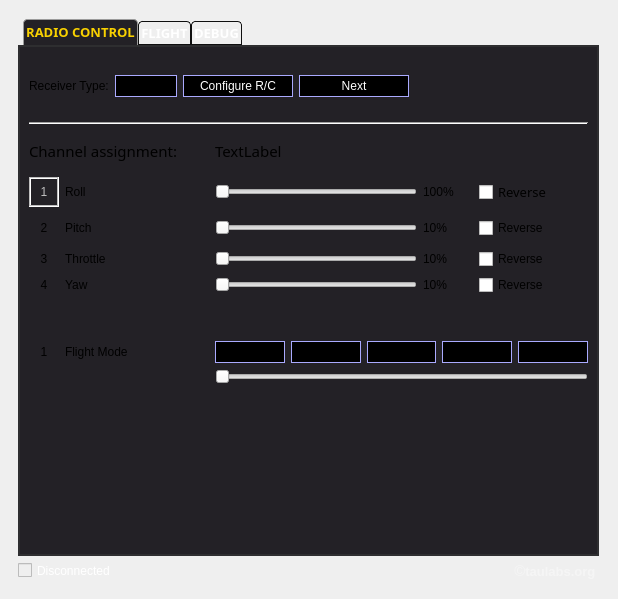
<?xml version="1.0" encoding="UTF-8"?>
<ui version="4.0">
 <class>MainWidget</class>
 <widget class="QWidget" name="MainWidget">
  <property name="enabled">
   <bool>true</bool>
  </property>
  <property name="geometry">
   <rect>
    <x>0</x>
    <y>0</y>
    <width>618</width>
    <height>599</height>
   </rect>
  </property>
  <property name="windowTitle">
   <string>Form</string>
  </property>
  <layout class="QVBoxLayout" name="verticalLayout">
   <property name="leftMargin">
    <number>18</number>
   </property>
   <property name="topMargin">
    <number>19</number>
   </property>
   <property name="rightMargin">
    <number>19</number>
   </property>
   <property name="bottomMargin">
    <number>19</number>
   </property>
   <item>
    <widget class="QTabWidget" name="tabWidget">
     <property name="enabled">
      <bool>true</bool>
     </property>
     <property name="font">
      <font>
       <family>Mukti Narrow</family>
       <pointsize>10</pointsize>
       <weight>75</weight>
       <italic>false</italic>
       <bold>true</bold>
       <kerning>true</kerning>
      </font>
     </property>
     <property name="styleSheet">
      <string notr="true">QTabWidget::pane { /* The tab widget frame */
    border: 2px solid #2e2e30;
	background: #232126;
 }

 QTabWidget::tab-bar {
     left: 5px; /* move to the right by 5px */
     alignment: center;

 }

 /* Style the tab using the tab sub-control. Note that
     it reads QTabBar _not_ QTabWidget */
 QTabBar::tab {
     border: 1px solid #2e2e30;
     border-bottom-color: #232126; /* same as the pane color */
     border-top-left-radius: 4px;
     border-top-right-radius: 4px;
     min-width: 8ex;
	padding:2px;
 }

QTabBar::tab:hover {
	color: #f9d100;
 }

 QTabBar::tab:selected {
	color: #f9d100;
     background: #232126;
     border-color: #9B9B9B;
     border-bottom-color: #232126; /* same as pane color */

 }
QTabBar::tab:!selected:!hover {
color: rgb(255, 255, 255);     
}

 QTabBar::tab:!selected {

    background: transparent;
     border-color: #0f0f0f;
     border-bottom-color: #0f0f0f; /* same as pane color */
     margin-top: 2px; /* make non-selected tabs look smaller */
 }
QLabel[white = true]
{
color: rgb(255, 255, 255);
font: 11pt &quot;Mukti Narrow&quot;;
}
QLabel[yellow = true]
{
color: #f9d100;
font: 11pt &quot;Mukti Narrow&quot;;
}
QLabel[isChannelNumber = true]
{
border-style: solid;
border-width: 1px;
	border-color: rgb(203, 203, 203);
	font: 12pt &quot;Mukti Narrow&quot;;
	width:30px;
	height:30px;
}
QLabel::disabled[isChannelNumber = true]
{
	border-color: rgb(59, 59, 62);
	background-color: rgb(59, 59, 62);
	color: #2d2d2f;
}
QLabel::!disabled[isChannelNumber = true][active = true]
{
	background-color: #0f0f0f;
	color: rgb(249, 209, 0);
}
QLabel::!disabled[isChannelNumber = true][active = false]
{
	color: #232126;
	background-color: rgb(71, 174, 101);
}


QLabel[isChannelLabel = true]
{
	font: 11pt &quot;Mukti Narrow&quot;;
	margin-left:10px;
	margin-top:10px;
	margin-bottom:10px;
}
QLabel::disabled[isChannelLabel = true]
{
	color: #2d2d2f;
}
QLabel::!disabled[isChannelLabel = true][active = true]
{
	color: rgb(249, 209, 0);
}
QLabel::!disabled[isChannelLabel = true][active = false]
{
	color: rgb(71, 174, 101);
}

QLabel[isChannelPercentage = true]
{
	font: 11pt &quot;Mukti Narrow&quot;;
	margin-left:3px;
}
QLabel::disabled[isChannelPercentage = true]
{
	color: #2d2d2f;
}
QLabel::!disabled[isChannelPercentage = true][active = true]
{
	color: rgb(249, 209, 0);
}
QLabel::!disabled[isChannelPercentage = true][active = false]
{
	color: rgb(71, 174, 101);
}

QCheckBox[isReversedCheckbox = true] {
     spacing: 5px;
	font: 10pt &quot;Mukti Narrow&quot;;

 }
 QCheckBox::indicator[isReversedCheckbox = true] {
     width: 18px;
     height: 18px;
 }
 QCheckBox::indicator:unchecked[active = true][isReversedCheckbox = true] {
     image: url(:/images/resources/checkboxactiveunchecked.png);
 }
 QCheckBox::indicator:checked[active = true][isReversedCheckbox = true] {
     image: url(:/images/resources/checkboxactivechecked.png);
 }
QCheckBox::indicator:unchecked[active = false][isReversedCheckbox = true] {
     image: url(:/images/resources/checkboxinactiveunchecked.png);
 }
 QCheckBox::indicator:checked[active = false][isReversedCheckbox = true] {
     image: url(:/images/resources/checkboxinactivechecked.png);
 }
 QCheckBox[active = true][isReversedCheckbox = true] {
	color: rgb(250, 209, 0);
 }
QCheckBox[active = false][isReversedCheckbox = true] {
	color:rgb(69, 173, 99);
 }
QCheckBox[disabled=true][isReversedCheckbox = true] {
	color:#2d2d2f;
}
QCheckBox::indicator:unchecked[disabled=true][isReversedCheckbox = true] {
     image: url(:/images/resources/checkboxdisabledunchecked.png);
 }
QCheckBox::indicator:checked[disabled=true][isReversedCheckbox = true] {
     image: url(:/images/resources/checkboxdisabledchecked.png);
 }


QSlider::handle[disabled=false][active = true]
 {
	image: url(:/images/resources/sliderball3.png);
}
QSlider::handle[disabled=false][active = false]
 {
	image: url(:/images/resources/sliderballgreen.png);
}
QSlider::groove[disabled=false]
{

    border-radius: 4px;
	background: url(:/images/resources/groove.png)  center center repeat-x;
}
QSlider::groove[disabled=true]
{
    border-radius: 4px;
	background: url(:/images/resources/groovedisabled.png)  center center repeat-x;
}

QComboBox
{
	font: 10pt &quot;Mukti Narrow&quot;;
	height:20px;
	border-style: solid;
	border-width: 1px;
}

QComboBox::enabled {
	background-color: rgb(0, 0, 0);
	border-color: rgb(170, 170, 255);
	color: rgb(255, 255, 255);
}
QComboBox::disabled
{
	border-color: rgb(59, 59, 62);
	background-color: rgb(59, 59, 62);
	color: #2d2d2f;
}
QComboBox::drop-down
{
	border-style:none;
}
QComboBox::down-arrow {
	image: url(:/images/resources/down_arrow.png);	
	height:10px;
	width:10px;
 }

QComboBox::enabled[isActive = true]
{
	border-style: solid;
	border-width: 3px;
	border-color: #fad100;
}
</string>
     </property>
     <property name="currentIndex">
      <number>0</number>
     </property>
     <widget class="QWidget" name="tab">
      <attribute name="title">
       <string>RADIO CONTROL</string>
      </attribute>
      <layout class="QVBoxLayout" name="verticalLayout_2">
       <item>
        <layout class="QHBoxLayout" name="horizontalLayout">
         <property name="spacing">
          <number>6</number>
         </property>
         <item>
          <widget class="QLabel" name="label_8">
           <property name="sizePolicy">
            <sizepolicy hsizetype="Preferred" vsizetype="Minimum">
             <horstretch>0</horstretch>
             <verstretch>0</verstretch>
            </sizepolicy>
           </property>
           <property name="minimumSize">
            <size>
             <width>0</width>
             <height>60</height>
            </size>
           </property>
           <property name="text">
            <string>Receiver Type:</string>
           </property>
           <property name="white" stdset="0">
            <bool>true</bool>
           </property>
          </widget>
         </item>
         <item>
          <widget class="QComboBox" name="receiverType">
           <property name="enabled">
            <bool>true</bool>
           </property>
           <property name="styleSheet">
            <string notr="true"/>
           </property>
           <property name="disabled" stdset="0">
            <bool>false</bool>
           </property>
          </widget>
         </item>
         <item>
          <widget class="QPushButton" name="configureStart">
           <property name="enabled">
            <bool>true</bool>
           </property>
           <property name="minimumSize">
            <size>
             <width>110</width>
             <height>0</height>
            </size>
           </property>
           <property name="styleSheet">
            <string notr="true">QPushButton
{
height:20px;
border-style: solid;
border-width: 1px;
color: rgb(255, 255, 255);
font: 10pt &quot;Mukti Narrow&quot;;
padding-left:15px;
padding-right:15px;
}
QPushButton::!pressed {
background-color: rgb(0, 0, 0);
border-color: rgb(170, 170, 255);
}
QPushButton::pressed {
background-color:#444448;
border-color: #fad100;
}
QPushButton::disabled
{
	border-color: rgb(59, 59, 62);
	background-color: rgb(59, 59, 62);
	color: #2d2d2f;
}</string>
           </property>
           <property name="text">
            <string>Configure R/C</string>
           </property>
          </widget>
         </item>
         <item>
          <widget class="QPushButton" name="configureNext">
           <property name="enabled">
            <bool>true</bool>
           </property>
           <property name="minimumSize">
            <size>
             <width>110</width>
             <height>0</height>
            </size>
           </property>
           <property name="styleSheet">
            <string notr="true">QPushButton
{
height:20px;
border-style: solid;
border-width: 1px;
color: rgb(255, 255, 255);
font: 10pt &quot;Mukti Narrow&quot;;
padding-left:15px;
padding-right:15px;
}
QPushButton::!pressed {
background-color: rgb(0, 0, 0);
border-color: rgb(170, 170, 255);
}
QPushButton::pressed {
background-color:#444448;
border-color: #fad100;
}
QPushButton::disabled
{
	border-color: rgb(59, 59, 62);
	background-color: rgb(59, 59, 62);
	color: #2d2d2f;
}</string>
           </property>
           <property name="text">
            <string>Next</string>
           </property>
          </widget>
         </item>
         <item>
          <spacer name="horizontalSpacer">
           <property name="orientation">
            <enum>Qt::Horizontal</enum>
           </property>
           <property name="sizeHint" stdset="0">
            <size>
             <width>40</width>
             <height>20</height>
            </size>
           </property>
          </spacer>
         </item>
        </layout>
       </item>
       <item>
        <widget class="Line" name="line">
         <property name="orientation">
          <enum>Qt::Horizontal</enum>
         </property>
        </widget>
       </item>
       <item>
        <layout class="QGridLayout" name="gridLayout_3">
         <item row="6" column="4">
          <widget class="QCheckBox" name="reverseRoll">
           <property name="enabled">
            <bool>true</bool>
           </property>
           <property name="font">
            <font>
             <family>Mukti Narrow</family>
             <pointsize>10</pointsize>
             <weight>50</weight>
             <bold>false</bold>
            </font>
           </property>
           <property name="text">
            <string>Reverse</string>
           </property>
           <property name="active" stdset="0">
            <bool>false</bool>
           </property>
           <property name="isReversedCheckbox" stdset="0">
            <bool>true</bool>
           </property>
           <property name="disabled" stdset="0">
            <bool>false</bool>
           </property>
          </widget>
         </item>
         <item row="8" column="0">
          <widget class="QLabel" name="channelNumberThrottle">
           <property name="sizePolicy">
            <sizepolicy hsizetype="Fixed" vsizetype="Fixed">
             <horstretch>0</horstretch>
             <verstretch>0</verstretch>
            </sizepolicy>
           </property>
           <property name="maximumSize">
            <size>
             <width>30</width>
             <height>30</height>
            </size>
           </property>
           <property name="text">
            <string>3</string>
           </property>
           <property name="alignment">
            <set>Qt::AlignCenter</set>
           </property>
           <property name="isChannelNumber" stdset="0">
            <bool>true</bool>
           </property>
           <property name="active" stdset="0">
            <bool>false</bool>
           </property>
          </widget>
         </item>
         <item row="6" column="0">
          <widget class="QLabel" name="channelNumberRoll">
           <property name="enabled">
            <bool>false</bool>
           </property>
           <property name="sizePolicy">
            <sizepolicy hsizetype="Fixed" vsizetype="Fixed">
             <horstretch>0</horstretch>
             <verstretch>0</verstretch>
            </sizepolicy>
           </property>
           <property name="minimumSize">
            <size>
             <width>30</width>
             <height>30</height>
            </size>
           </property>
           <property name="frameShape">
            <enum>QFrame::Box</enum>
           </property>
           <property name="frameShadow">
            <enum>QFrame::Sunken</enum>
           </property>
           <property name="text">
            <string>1</string>
           </property>
           <property name="alignment">
            <set>Qt::AlignCenter</set>
           </property>
           <property name="active" stdset="0">
            <bool>true</bool>
           </property>
           <property name="isChannelNumber" stdset="0">
            <bool>true</bool>
           </property>
          </widget>
         </item>
         <item row="0" column="0" colspan="2">
          <widget class="QLabel" name="label_6">
           <property name="sizePolicy">
            <sizepolicy hsizetype="Minimum" vsizetype="Minimum">
             <horstretch>0</horstretch>
             <verstretch>0</verstretch>
            </sizepolicy>
           </property>
           <property name="minimumSize">
            <size>
             <width>180</width>
             <height>40</height>
            </size>
           </property>
           <property name="font">
            <font>
             <family>Mukti Narrow</family>
             <pointsize>11</pointsize>
             <weight>50</weight>
             <italic>false</italic>
             <bold>false</bold>
            </font>
           </property>
           <property name="styleSheet">
            <string notr="true"/>
           </property>
           <property name="text">
            <string>Channel assignment:</string>
           </property>
           <property name="white" stdset="0">
            <bool>true</bool>
           </property>
          </widget>
         </item>
         <item row="7" column="1">
          <widget class="QLabel" name="labelPitch">
           <property name="text">
            <string>Pitch</string>
           </property>
           <property name="isChannelLabel" stdset="0">
            <bool>true</bool>
           </property>
           <property name="active" stdset="0">
            <bool>false</bool>
           </property>
          </widget>
         </item>
         <item row="6" column="3">
          <widget class="QLabel" name="percentageRoll">
           <property name="sizePolicy">
            <sizepolicy hsizetype="Fixed" vsizetype="Preferred">
             <horstretch>0</horstretch>
             <verstretch>0</verstretch>
            </sizepolicy>
           </property>
           <property name="minimumSize">
            <size>
             <width>50</width>
             <height>0</height>
            </size>
           </property>
           <property name="text">
            <string>100%</string>
           </property>
           <property name="active" stdset="0">
            <bool>true</bool>
           </property>
           <property name="isChannelPercentage" stdset="0">
            <bool>true</bool>
           </property>
          </widget>
         </item>
         <item row="10" column="1">
          <spacer name="verticalSpacer_2">
           <property name="orientation">
            <enum>Qt::Vertical</enum>
           </property>
           <property name="sizeType">
            <enum>QSizePolicy::Minimum</enum>
           </property>
           <property name="sizeHint" stdset="0">
            <size>
             <width>20</width>
             <height>40</height>
            </size>
           </property>
          </spacer>
         </item>
         <item row="6" column="2">
          <widget class="QSlider" name="sliderRoll">
           <property name="enabled">
            <bool>false</bool>
           </property>
           <property name="styleSheet">
            <string notr="true"/>
           </property>
           <property name="maximum">
            <number>100</number>
           </property>
           <property name="orientation">
            <enum>Qt::Horizontal</enum>
           </property>
           <property name="tickPosition">
            <enum>QSlider::NoTicks</enum>
           </property>
           <property name="active" stdset="0">
            <bool>false</bool>
           </property>
           <property name="disabled" stdset="0">
            <bool>false</bool>
           </property>
          </widget>
         </item>
         <item row="6" column="1">
          <widget class="QLabel" name="labelRoll">
           <property name="enabled">
            <bool>true</bool>
           </property>
           <property name="sizePolicy">
            <sizepolicy hsizetype="Preferred" vsizetype="Minimum">
             <horstretch>0</horstretch>
             <verstretch>0</verstretch>
            </sizepolicy>
           </property>
           <property name="text">
            <string>Roll</string>
           </property>
           <property name="isChannelLabel" stdset="0">
            <bool>true</bool>
           </property>
           <property name="active" stdset="0">
            <bool>false</bool>
           </property>
          </widget>
         </item>
         <item row="6" column="5">
          <widget class="QLabel" name="checkRoll">
           <property name="sizePolicy">
            <sizepolicy hsizetype="Fixed" vsizetype="Fixed">
             <horstretch>0</horstretch>
             <verstretch>0</verstretch>
            </sizepolicy>
           </property>
           <property name="maximumSize">
            <size>
             <width>30</width>
             <height>30</height>
            </size>
           </property>
           <property name="text">
            <string/>
           </property>
           <property name="pixmap">
            <pixmap resource="resource.qrc">:/images/resources/dialog-apply.svg</pixmap>
           </property>
           <property name="scaledContents">
            <bool>true</bool>
           </property>
          </widget>
         </item>
         <item row="0" column="2">
          <widget class="QLabel" name="stepText">
           <property name="font">
            <font>
             <family>Mukti Narrow</family>
             <pointsize>11</pointsize>
             <weight>50</weight>
             <italic>false</italic>
             <bold>false</bold>
            </font>
           </property>
           <property name="text">
            <string>TextLabel</string>
           </property>
           <property name="yellow" stdset="0">
            <bool>true</bool>
           </property>
          </widget>
         </item>
         <item row="7" column="0">
          <widget class="QLabel" name="channelNumberPitch">
           <property name="sizePolicy">
            <sizepolicy hsizetype="Fixed" vsizetype="Fixed">
             <horstretch>0</horstretch>
             <verstretch>0</verstretch>
            </sizepolicy>
           </property>
           <property name="maximumSize">
            <size>
             <width>30</width>
             <height>30</height>
            </size>
           </property>
           <property name="text">
            <string>2</string>
           </property>
           <property name="alignment">
            <set>Qt::AlignCenter</set>
           </property>
           <property name="isChannelNumber" stdset="0">
            <bool>true</bool>
           </property>
           <property name="active" stdset="0">
            <bool>false</bool>
           </property>
          </widget>
         </item>
         <item row="9" column="0">
          <widget class="QLabel" name="channelNumberYaw">
           <property name="sizePolicy">
            <sizepolicy hsizetype="Fixed" vsizetype="Fixed">
             <horstretch>0</horstretch>
             <verstretch>0</verstretch>
            </sizepolicy>
           </property>
           <property name="maximumSize">
            <size>
             <width>30</width>
             <height>30</height>
            </size>
           </property>
           <property name="text">
            <string>4</string>
           </property>
           <property name="alignment">
            <set>Qt::AlignCenter</set>
           </property>
           <property name="isChannelNumber" stdset="0">
            <bool>true</bool>
           </property>
           <property name="active" stdset="0">
            <bool>true</bool>
           </property>
          </widget>
         </item>
         <item row="11" column="0">
          <widget class="QLabel" name="channelNumberFlightMode">
           <property name="sizePolicy">
            <sizepolicy hsizetype="Fixed" vsizetype="Fixed">
             <horstretch>0</horstretch>
             <verstretch>0</verstretch>
            </sizepolicy>
           </property>
           <property name="maximumSize">
            <size>
             <width>30</width>
             <height>30</height>
            </size>
           </property>
           <property name="text">
            <string>1</string>
           </property>
           <property name="alignment">
            <set>Qt::AlignCenter</set>
           </property>
           <property name="isChannelNumber" stdset="0">
            <bool>true</bool>
           </property>
           <property name="active" stdset="0">
            <bool>false</bool>
           </property>
          </widget>
         </item>
         <item row="9" column="1">
          <widget class="QLabel" name="labelYaw">
           <property name="text">
            <string>Yaw</string>
           </property>
           <property name="isChannelLabel" stdset="0">
            <bool>true</bool>
           </property>
           <property name="active" stdset="0">
            <bool>false</bool>
           </property>
          </widget>
         </item>
         <item row="8" column="2">
          <widget class="QSlider" name="sliderThrottle">
           <property name="enabled">
            <bool>false</bool>
           </property>
           <property name="maximum">
            <number>100</number>
           </property>
           <property name="orientation">
            <enum>Qt::Horizontal</enum>
           </property>
           <property name="active" stdset="0">
            <bool>false</bool>
           </property>
           <property name="disabled" stdset="0">
            <bool>false</bool>
           </property>
          </widget>
         </item>
         <item row="9" column="2">
          <widget class="QSlider" name="sliderYaw">
           <property name="enabled">
            <bool>false</bool>
           </property>
           <property name="maximum">
            <number>100</number>
           </property>
           <property name="orientation">
            <enum>Qt::Horizontal</enum>
           </property>
           <property name="active" stdset="0">
            <bool>false</bool>
           </property>
           <property name="disabled" stdset="0">
            <bool>false</bool>
           </property>
          </widget>
         </item>
         <item row="11" column="2" colspan="4">
          <layout class="QHBoxLayout" name="horizontalLayout_2">
           <property name="topMargin">
            <number>0</number>
           </property>
           <item>
            <widget class="QComboBox" name="flightMode0">
             <property name="enabled">
              <bool>true</bool>
             </property>
             <property name="isActive" stdset="0">
              <bool>false</bool>
             </property>
             <property name="disabled" stdset="0">
              <bool>false</bool>
             </property>
            </widget>
           </item>
           <item>
            <widget class="QComboBox" name="flightMode1">
             <property name="isActive" stdset="0">
              <bool>false</bool>
             </property>
             <property name="disabled" stdset="0">
              <bool>false</bool>
             </property>
            </widget>
           </item>
           <item>
            <widget class="QComboBox" name="flightMode2">
             <property name="isActive" stdset="0">
              <bool>false</bool>
             </property>
             <property name="disabled" stdset="0">
              <bool>false</bool>
             </property>
            </widget>
           </item>
           <item>
            <widget class="QComboBox" name="flightMode3">
             <property name="isActive" stdset="0">
              <bool>false</bool>
             </property>
             <property name="disabled" stdset="0">
              <bool>false</bool>
             </property>
            </widget>
           </item>
           <item>
            <widget class="QComboBox" name="flightMode4">
             <property name="isActive" stdset="0">
              <bool>false</bool>
             </property>
             <property name="disabled" stdset="0">
              <bool>false</bool>
             </property>
            </widget>
           </item>
          </layout>
         </item>
         <item row="7" column="2">
          <widget class="QSlider" name="sliderPitch">
           <property name="enabled">
            <bool>false</bool>
           </property>
           <property name="maximum">
            <number>100</number>
           </property>
           <property name="orientation">
            <enum>Qt::Horizontal</enum>
           </property>
           <property name="active" stdset="0">
            <bool>false</bool>
           </property>
           <property name="disabled" stdset="0">
            <bool>false</bool>
           </property>
          </widget>
         </item>
         <item row="9" column="3">
          <widget class="QLabel" name="percentageYaw">
           <property name="minimumSize">
            <size>
             <width>50</width>
             <height>0</height>
            </size>
           </property>
           <property name="text">
            <string>10%</string>
           </property>
           <property name="isChannelPercentage" stdset="0">
            <bool>true</bool>
           </property>
           <property name="active" stdset="0">
            <bool>false</bool>
           </property>
          </widget>
         </item>
         <item row="7" column="3">
          <widget class="QLabel" name="percentagePitch">
           <property name="minimumSize">
            <size>
             <width>50</width>
             <height>0</height>
            </size>
           </property>
           <property name="text">
            <string>10%</string>
           </property>
           <property name="isChannelPercentage" stdset="0">
            <bool>true</bool>
           </property>
           <property name="active" stdset="0">
            <bool>false</bool>
           </property>
          </widget>
         </item>
         <item row="8" column="3">
          <widget class="QLabel" name="percentageThrottle">
           <property name="minimumSize">
            <size>
             <width>50</width>
             <height>0</height>
            </size>
           </property>
           <property name="text">
            <string>10%</string>
           </property>
           <property name="isChannelPercentage" stdset="0">
            <bool>true</bool>
           </property>
           <property name="active" stdset="0">
            <bool>false</bool>
           </property>
          </widget>
         </item>
         <item row="8" column="1">
          <widget class="QLabel" name="labelThrottle">
           <property name="text">
            <string>Throttle</string>
           </property>
           <property name="isChannelLabel" stdset="0">
            <bool>true</bool>
           </property>
           <property name="active" stdset="0">
            <bool>false</bool>
           </property>
          </widget>
         </item>
         <item row="7" column="4">
          <widget class="QCheckBox" name="reversePitch">
           <property name="text">
            <string>Reverse</string>
           </property>
           <property name="active" stdset="0">
            <bool>false</bool>
           </property>
           <property name="isReversedCheckbox" stdset="0">
            <bool>true</bool>
           </property>
           <property name="disabled" stdset="0">
            <bool>false</bool>
           </property>
          </widget>
         </item>
         <item row="8" column="4">
          <widget class="QCheckBox" name="reverseThrottle">
           <property name="text">
            <string>Reverse</string>
           </property>
           <property name="checkable">
            <bool>true</bool>
           </property>
           <property name="active" stdset="0">
            <bool>false</bool>
           </property>
           <property name="isReversedCheckbox" stdset="0">
            <bool>true</bool>
           </property>
           <property name="disabled" stdset="0">
            <bool>false</bool>
           </property>
          </widget>
         </item>
         <item row="9" column="4">
          <widget class="QCheckBox" name="reverseYaw">
           <property name="text">
            <string>Reverse</string>
           </property>
           <property name="active" stdset="0">
            <bool>false</bool>
           </property>
           <property name="isReversedCheckbox" stdset="0">
            <bool>true</bool>
           </property>
           <property name="disabled" stdset="0">
            <bool>false</bool>
           </property>
          </widget>
         </item>
         <item row="7" column="5">
          <widget class="QLabel" name="checkPitch">
           <property name="sizePolicy">
            <sizepolicy hsizetype="Fixed" vsizetype="Fixed">
             <horstretch>0</horstretch>
             <verstretch>0</verstretch>
            </sizepolicy>
           </property>
           <property name="minimumSize">
            <size>
             <width>30</width>
             <height>30</height>
            </size>
           </property>
           <property name="maximumSize">
            <size>
             <width>30</width>
             <height>30</height>
            </size>
           </property>
           <property name="text">
            <string/>
           </property>
           <property name="pixmap">
            <pixmap resource="resource.qrc">:/images/resources/dialog-apply.svg</pixmap>
           </property>
           <property name="scaledContents">
            <bool>true</bool>
           </property>
          </widget>
         </item>
         <item row="9" column="5">
          <widget class="QLabel" name="checkYaw">
           <property name="sizePolicy">
            <sizepolicy hsizetype="Fixed" vsizetype="Fixed">
             <horstretch>0</horstretch>
             <verstretch>0</verstretch>
            </sizepolicy>
           </property>
           <property name="maximumSize">
            <size>
             <width>30</width>
             <height>30</height>
            </size>
           </property>
           <property name="text">
            <string/>
           </property>
           <property name="pixmap">
            <pixmap resource="resource.qrc">:/images/resources/dialog-apply.svg</pixmap>
           </property>
           <property name="scaledContents">
            <bool>true</bool>
           </property>
          </widget>
         </item>
         <item row="8" column="5">
          <widget class="QLabel" name="CheckThrottle">
           <property name="sizePolicy">
            <sizepolicy hsizetype="Fixed" vsizetype="Fixed">
             <horstretch>0</horstretch>
             <verstretch>0</verstretch>
            </sizepolicy>
           </property>
           <property name="maximumSize">
            <size>
             <width>30</width>
             <height>30</height>
            </size>
           </property>
           <property name="text">
            <string/>
           </property>
           <property name="pixmap">
            <pixmap resource="resource.qrc">:/images/resources/dialog-apply.svg</pixmap>
           </property>
           <property name="scaledContents">
            <bool>true</bool>
           </property>
          </widget>
         </item>
         <item row="11" column="1">
          <widget class="QLabel" name="labelFlightMode">
           <property name="sizePolicy">
            <sizepolicy hsizetype="Preferred" vsizetype="Preferred">
             <horstretch>0</horstretch>
             <verstretch>0</verstretch>
            </sizepolicy>
           </property>
           <property name="minimumSize">
            <size>
             <width>0</width>
             <height>0</height>
            </size>
           </property>
           <property name="text">
            <string>Flight Mode</string>
           </property>
           <property name="isChannelLabel" stdset="0">
            <bool>true</bool>
           </property>
           <property name="active" stdset="0">
            <bool>false</bool>
           </property>
          </widget>
         </item>
         <item row="12" column="2" colspan="4">
          <widget class="QSlider" name="sliderFlightMode">
           <property name="enabled">
            <bool>false</bool>
           </property>
           <property name="maximum">
            <number>100</number>
           </property>
           <property name="orientation">
            <enum>Qt::Horizontal</enum>
           </property>
           <property name="active" stdset="0">
            <bool>false</bool>
           </property>
           <property name="disabled" stdset="0">
            <bool>false</bool>
           </property>
          </widget>
         </item>
        </layout>
       </item>
       <item>
        <spacer name="verticalSpacer">
         <property name="orientation">
          <enum>Qt::Vertical</enum>
         </property>
         <property name="sizeHint" stdset="0">
          <size>
           <width>20</width>
           <height>40</height>
          </size>
         </property>
        </spacer>
       </item>
      </layout>
     </widget>
     <widget class="QWidget" name="flightTab">
      <attribute name="title">
       <string>FLIGHT</string>
      </attribute>
     </widget>
     <widget class="QWidget" name="debugTab">
      <attribute name="title">
       <string>DEBUG</string>
      </attribute>
     </widget>
    </widget>
   </item>
   <item>
    <layout class="QGridLayout" name="gridLayout">
     <item row="1" column="0">
      <widget class="QCheckBox" name="connected">
       <property name="enabled">
        <bool>false</bool>
       </property>
       <property name="styleSheet">
        <string notr="true">QCheckBox
{
     spacing: 5px;
	font: 10pt &quot;Mukti Narrow&quot;;
	color: rgb(255, 255, 255)

 }
 QCheckBox::indicator:checked {
     image: url(:/images/resources/ballgreen.png);
     width: 15px;
     height: 15px;
 }
QCheckBox::indicator:unchecked {
     image: url(:/images/resources/ballred.png);
     width: 15px;
     height: 15px;
 }</string>
       </property>
       <property name="text">
        <string>Disconnected</string>
       </property>
       <property name="checked">
        <bool>false</bool>
       </property>
      </widget>
     </item>
     <item row="1" column="1">
      <widget class="QLabel" name="label">
       <property name="styleSheet">
        <string notr="true">a{ text-decoration: underline; font- style: italic; color: #00ff00;} 
a {text-decoration: none;}</string>
       </property>
       <property name="text">
        <string>&lt;html&gt;&lt;head/&gt;&lt;body&gt;&lt;p&gt;&lt;span style=&quot; font-family:'sans-serif'; font-size:11pt; color:#f5f5f5;&quot;&gt;©&lt;/span&gt;&lt;a href=&quot;http://taulabs.org&quot;&gt;&lt;span style=&quot; font-size:10pt; font-weight:600; color:#f5f5f5;text-decoration:none;&quot;&gt;taulabs.org &lt;/span&gt;&lt;/a&gt;&lt;/p&gt;&lt;/body&gt;&lt;/html&gt;</string>
       </property>
       <property name="alignment">
        <set>Qt::AlignRight|Qt::AlignTrailing|Qt::AlignVCenter</set>
       </property>
       <property name="margin">
        <number>0</number>
       </property>
       <property name="openExternalLinks">
        <bool>true</bool>
       </property>
       <property name="textInteractionFlags">
        <set>Qt::LinksAccessibleByKeyboard|Qt::LinksAccessibleByMouse</set>
       </property>
      </widget>
     </item>
    </layout>
   </item>
  </layout>
 </widget>
 <resources>
  <include location="resource.qrc"/>
 </resources>
 <connections/>
</ui>
